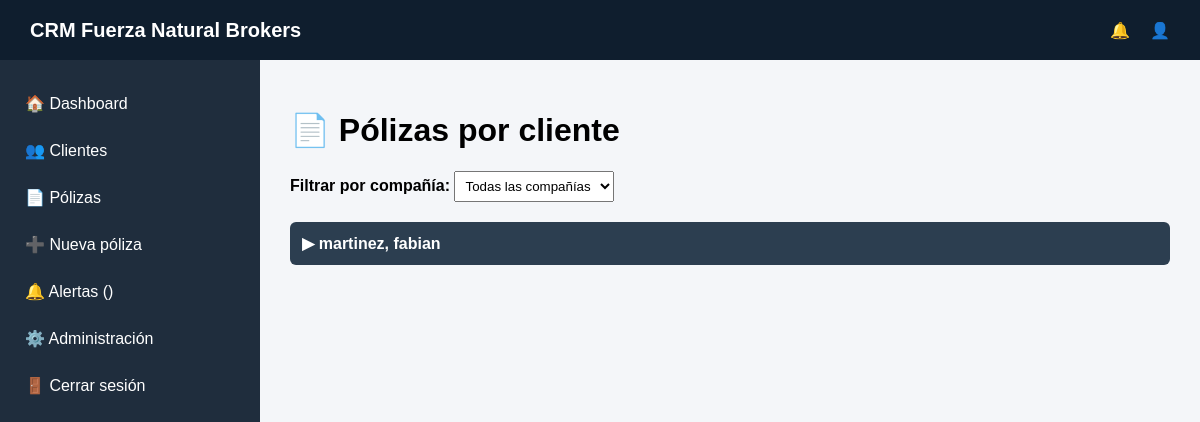
Before: /polizas/ with the older database file.
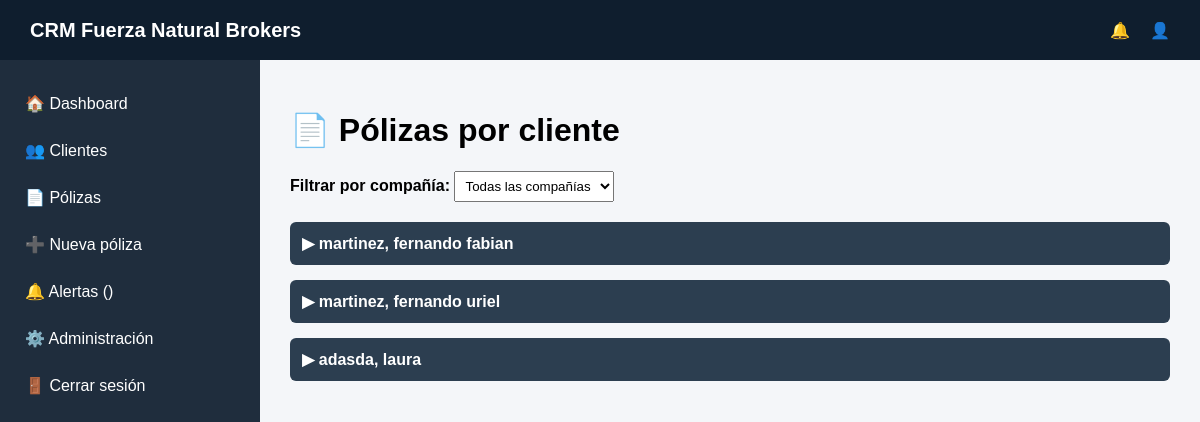
After: the same page with the newer database file.
### clients/models.py (models this page shows, shortened)
class Client(models.Model):
    first_name = models.CharField(max_length=100, db_index=True)
    last_name = models.CharField(max_length=100, db_index=True)
    dni = models.CharField(
        max_length=20, unique=True, blank=True, null=True, db_index=True
    )
    phone = models.CharField(max_length=20)
    email = models.EmailField(blank=True, null=True)
    producer = models.ForeignKey(
        User,
        on_delete=models.CASCADE,
        limit_choices_to={"is_producer": True},
    )
    created_at = models.DateTimeField(auto_now_add=True)
    def __str__(self):
        return f"{self.last_name}, {self.first_name}"

### policies/views.py (the view)
# urls.py: path('', views.lista_polizas, name='lista_polizas'),
def lista_polizas(request):
    compania = request.GET.get("compania")
    companias = Policy.objects.values_list("company", flat=True).distinct()
    if compania:
        clientes = (
            Client.objects.prefetch_related("policy_set")
            .filter(policy__company=compania)
            .distinct()
        )
    else:
        clientes = Client.objects.prefetch_related("policy_set")
    return render(
        request,
        "policies/lista_polizas.html",
        {
            "clientes": clientes,
            "companias": companias,
            "compania_seleccionada": compania,
        },
    )

### policies/models.py (called while the page is built)
    @property
    def estado(self):
        hoy = date.today()
        dias = (self.end_date - hoy).days
        if dias < 0:
            return "VENCIDA"
        if dias <= 30:
            return "POR VENCER"
        return "ACTIVA"

### templates/policies/lista_polizas.html (shortened to what this page needs)
{% extends "base.html" %}
{% block content %}
<h1>📄 Pólizas por cliente</h1>
<form method="get" style="margin-bottom:20px;">
<label><strong>Filtrar por compañía:</strong></label>
<select name="compania" onchange="this.form.submit()" style="padding:6px;">
<option value="">Todas las compañías</option>
</select>
</form>
{% for cliente in clientes %}
<div class="cliente-box">
<div class="cliente-header" onclick="togglePolizas('cliente{{cliente.id}}')">
▶ {{ cliente }}
</div>
</div>
{% endfor %}
{% endblock %}

Changed rows visible on the page:
changed Client: last_name+first_name "martinez, fabian" → "martinez, fernando fabian"
added Client: last_name+first_name "martinez, fernando uriel"
added Client: last_name+first_name "adasda, laura"
